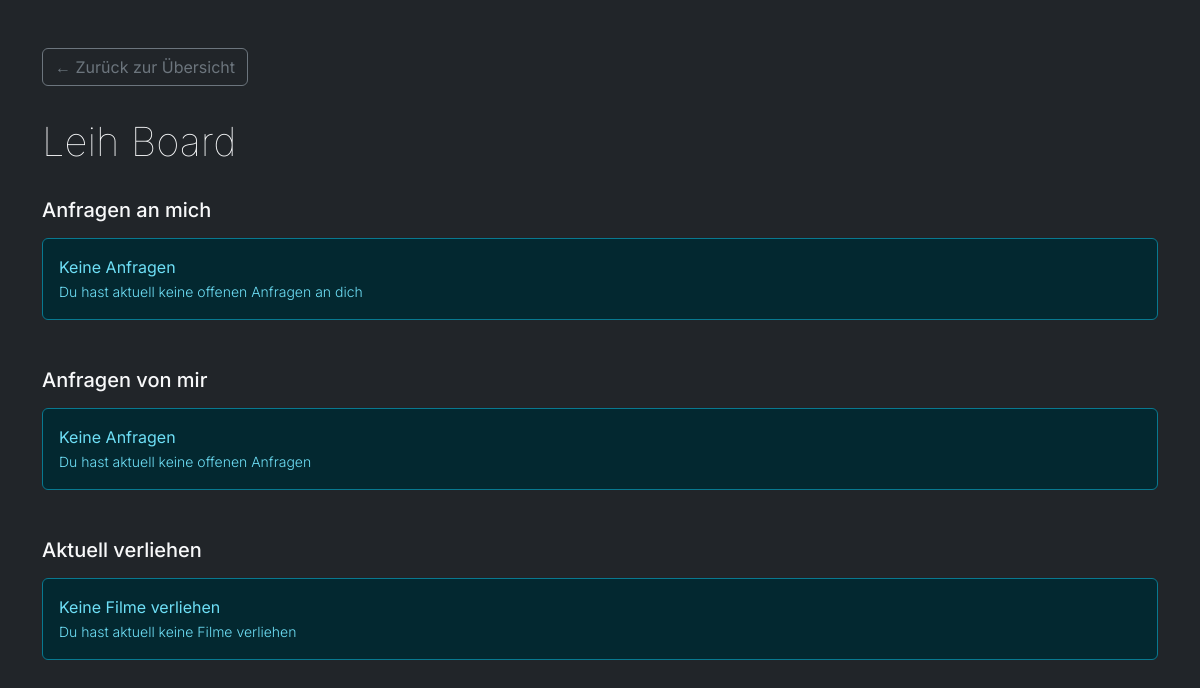
/leihboard (signed in), run on an earlier commit of the app's database.
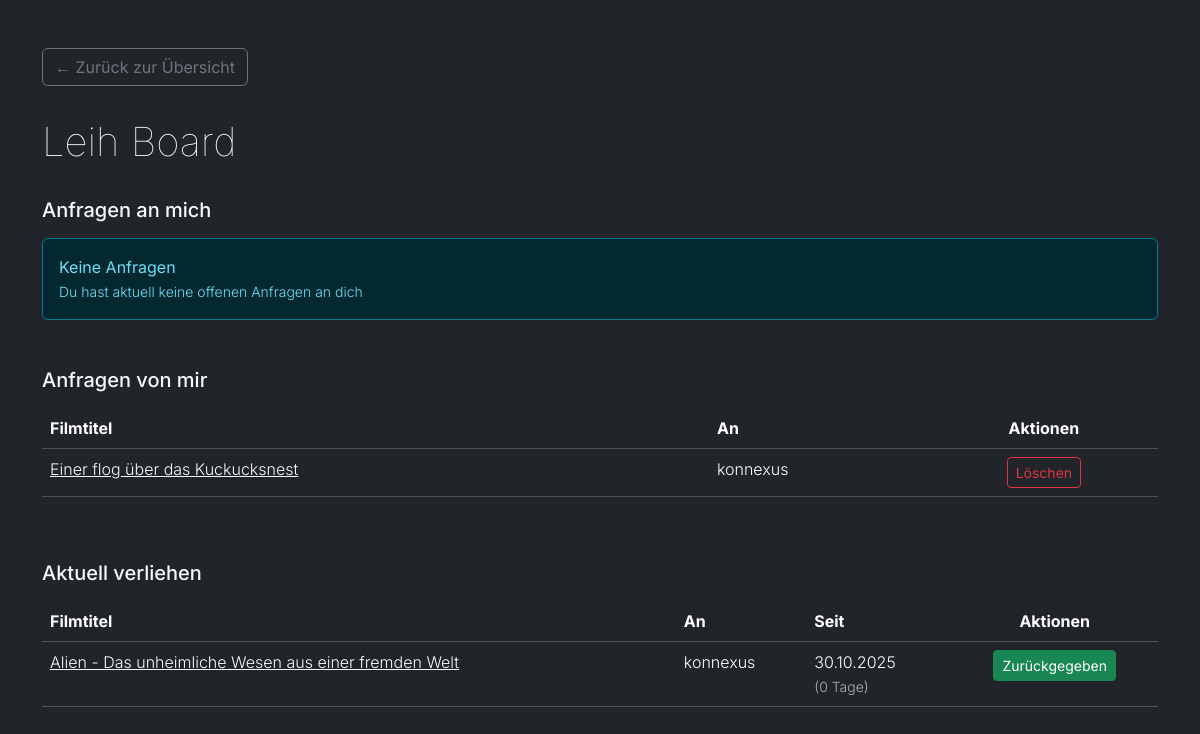
And on a later commit of the database.
### app.py (models this page shows, shortened)
class LendingRequest(db.Model):
    id = db.Column(db.Integer, primary_key=True)
    borrower_id = db.Column(db.Integer, db.ForeignKey('benutzer.id'), nullable=False)  # Wer möchte leihen?
    owner_id = db.Column(db.Integer, db.ForeignKey('benutzer.id'), nullable=False)      # Wer besitzt den Film?
    film_id = db.Column(db.Integer, db.ForeignKey('film.id'), nullable=False)           # Welcher Film?
    borrower = db.relationship('Benutzer', foreign_keys=[borrower_id])
    owner = db.relationship('Benutzer', foreign_keys=[owner_id])
    film = db.relationship('Film')

class Film(db.Model):
    id = db.Column(db.Integer, primary_key=True)
    title = db.Column(db.String(200), nullable=False)
    year = db.Column(db.Integer)
    beschreibung = db.Column(db.Text)
    tmdb_id = db.Column(db.String(20))
    poster_url = db.Column(db.String(500))
    besitzer = db.Column(db.String(100))
    verliehen_an = db.Column(db.String(100))
    verliehen_seit = db.Column(db.DateTime)
    genres = db.Column(db.String(500))  # Komma-separierte Liste von Genres
    wunschliste = db.Column(db.Boolean, default=True)

class Benutzer(db.Model):
    id = db.Column(db.Integer, primary_key=True)
    name = db.Column(db.String(100), unique=True, nullable=False)
    password_hash = db.Column(db.String(255), nullable=False)
    is_admin = db.Column(db.Boolean, default=False)

### app.py (the view)
@app.route('/leihboard')
@login_erforderlich
def leihboard():
    current_user = Benutzer.query.get(session['benutzer_id'])
    requests_to_me = LendingRequest.query.filter_by(owner_id=current_user.id).all()
    requests_to_me = sorted(requests_to_me, key=lambda x: x.borrower.name)
    requests_from_me = LendingRequest.query.filter_by(borrower_id=current_user.id).all()
    requests_from_me = sorted(requests_from_me, key=lambda x: x.owner.name)
    lent_films = Film.query.filter_by(besitzer=current_user.name).filter(Film.verliehen_an.isnot(None)).all()
    lent_films = sorted(lent_films, key=lambda x: x.verliehen_an or "")
    return render_template('leihboard.html', requests_to_me=requests_to_me, requests_from_me=requests_from_me, lent_films=lent_films, datetime=datetime)

### app.py (called while the page is built)
def login_erforderlich(f):
    @wraps(f)
    def decorated_function(*args, **kwargs):
        if "benutzer_id" not in session:
            flash("Du musst dich anmelden", "warning")
            return redirect(url_for("login"))
        return f(*args, **kwargs)
    return decorated_function

@app.context_processor
def inject_user():
    user_admin = False
    if session.get("benutzer_id"):
        user = Benutzer.query.filter_by(id=session.get("benutzer_id")).first()
        user_admin = user.is_admin if user else False
    return dict(session=session, user_admin=user_admin)

### templates/leihboard.html (shortened to what this page needs)
<!DOCTYPE html>
<html lang="de" data-bs-theme="dark">
<head>
    <link href="https://cdn.jsdelivr.net/npm/bootstrap@5.3.2/dist/css/bootstrap.min.css" rel="stylesheet">
</head>
<body class="bg-dark text-light">
    <div class="container py-5">
        <div class="back-button">
            <a href="{{ url_for('index') }}" class="btn btn-outline-secondary">
                ← Zurück zur Übersicht
            </a>
        </div>
        <h1 class="mb-4">Leih Board</h1>
        <div class="table-container">
            <h5 class="mb-3">Anfragen an mich</h5>
            {% if requests_to_me %}
                <div class="table-responsive">
                    <table class="table table-dark table-hover">
                        <thead>
                            <tr>
                                <th>Filmtitel</th>
                                <th>Von</th>
                                <th class="text-center">Aktionen</th>
                            </tr>
                        </thead>
                        <tbody>
                            {% for request in requests_to_me %}
                                <tr>
                                    <td>
                                        <a href="{{ url_for('film_detail', film_id=request.film.id) }}" class="text-light">
                                            {{ request.film.title }}
                                        </a>
                                    </td>
                                    <td>{{ request.borrower.name }}</td>
                                    <td class="text-center">
                                        <form action="{{ url_for('verleihen', film_id=request.film.id) }}" method="POST" style="display:inline;">
                                            <input type="hidden" name="verliehen_an" value="{{ request.borrower.name }}">
                                            <button type="submit" class="btn btn-sm btn-warning" title="Verleihen">
                                                <i class="bi bi-hand-thumbs-up"></i> Verleihen
                                            </button>
                                        </form>
                                        <form action="{{ url_for('delete_lending_request', request_id=request.id) }}" method="POST" style="display:inline;">
                                            <button type="submit" class="btn btn-sm btn-outline-danger" onclick="return confirm('Anfrage wirklich löschen?')" title="Anfrage löschen">
                                                Löschen
                                            </button>
                                        </form>
                                    </td>
                                </tr>
                            {% endfor %}
                        </tbody>
                    </table>
                </div>
            {% else %}
                <div class="alert alert-info">
                    <strong>Keine Anfragen</strong><br>
                    <small>Du hast aktuell keine offenen Anfragen an dich</small>
                </div>
            {% endif %}
        </div>
        <div class="table-container mt-5">
            <h5 class="mb-3">Anfragen von mir</h5>
            {% if requests_from_me %}
                <div class="table-responsive">
                    <table class="table table-dark table-hover">
                        <thead>
                            <tr>
                                <th>Filmtitel</th>
                                <th>An</th>
                                <th class="text-center">Aktionen</th>
                            </tr>
                        </thead>
                        <tbody>
                            {% for request in requests_from_me %}
                                <tr>
                                    <td>
                                        <a href="{{ url_for('film_detail', film_id=request.film.id) }}" class="text-light">
                                            {{ request.film.title }}
                                        </a>
                                    </td>
                                    <td>{{ request.owner.name }}</td>
                                    <td class="text-center">
                                        <form action="{{ url_for('delete_lending_request', request_id=request.id) }}" method="POST" style="display:inline;">
                                            <button type="submit" class="btn btn-sm btn-outline-danger" onclick="return confirm('Anfrage wirklich löschen?')" title="Anfrage löschen">
                                                Löschen
                                            </button>
                                        </form>
                                    </td>
                                </tr>
                            {% endfor %}
                        </tbody>
                    </table>
                </div>
            {% else %}
                <div class="alert alert-info">
                    <strong>Keine Anfragen</strong><br>
                    <small>Du hast aktuell keine offenen Anfragen</small>
                </div>
            {% endif %}
        </div>
        <div class="table-container mt-5">
            <h5 class="mb-3">Aktuell verliehen</h5>
            {% if lent_films %}
                <div class="table-responsive">
                    <table class="table table-dark table-hover">
                        <thead>
                            <tr>
                                <th>Filmtitel</th>
                                <th>An</th>
                                <th>Seit</th>
                                <th class="text-center">Aktionen</th>
                            </tr>
                        </thead>
                        <tbody>
                            {% for film in lent_films %}
                                <tr>
                                    <td>
                                        <a href="{{ url_for('film_detail', film_id=film.id) }}" class="text-light">
                                            {{ film.title }}
                                        </a>
                                    </td>
                                    <td>{{ film.verliehen_an }}</td>
                                    <td>
                                        {{ film.verliehen_seit.strftime('%d.%m.%Y') }}<br>
                                        <small class="text-muted">({{ (datetime.now() - film.verliehen_seit).days }} Tage)</small>
                                    </td>
                                    <td class="text-center">
                                        <form action="{{ url_for('zurueckgeben', film_id=film.id) }}" method="POST" style="display:inline;">
                                            <button type="submit" class="btn btn-sm btn-success" title="Film zurückgeben">
                                                Zurückgegeben
                                            </button>
                                        </form>
                                    </td>
                                </tr>
                            {% endfor %}
                        </tbody>
                    </table>
                </div>
            {% else %}
                <div class="alert alert-info">
                    <strong>Keine Filme verliehen</strong><br>
                    <small>Du hast aktuell keine Filme verliehen</small>
                </div>
            {% endif %}
        </div>
    </div>
</body>
</html>

### templates/leihboard.html (style rules this page uses)
body { font-family: 'Inter', sans-serif; font-weight: 300; }
h1 { font-weight: 100; }
.back-button { margin-bottom: 2rem; }
.table-container { margin-top: 2rem; }

What changed in the data, as far as the page shows it:
added LendingRequest: film "Einer flog über das Kuckucksnest", owner.name "konnexus"
now on this page (row edited): Film: title "Alien - Das unheimliche Wesen aus einer fremden Welt", verliehen_an "konnexus", verliehen_seit "30.10.2025"
Also different on the page:
text no longer shown: "Keine Anfragen Du hast aktuell keine offenen Anfragen Keine Filme verliehen Du hast aktuell keine Filme verliehen"
text now shown: "Filmtitel An Aktionen Filmtitel An Seit Aktionen"
